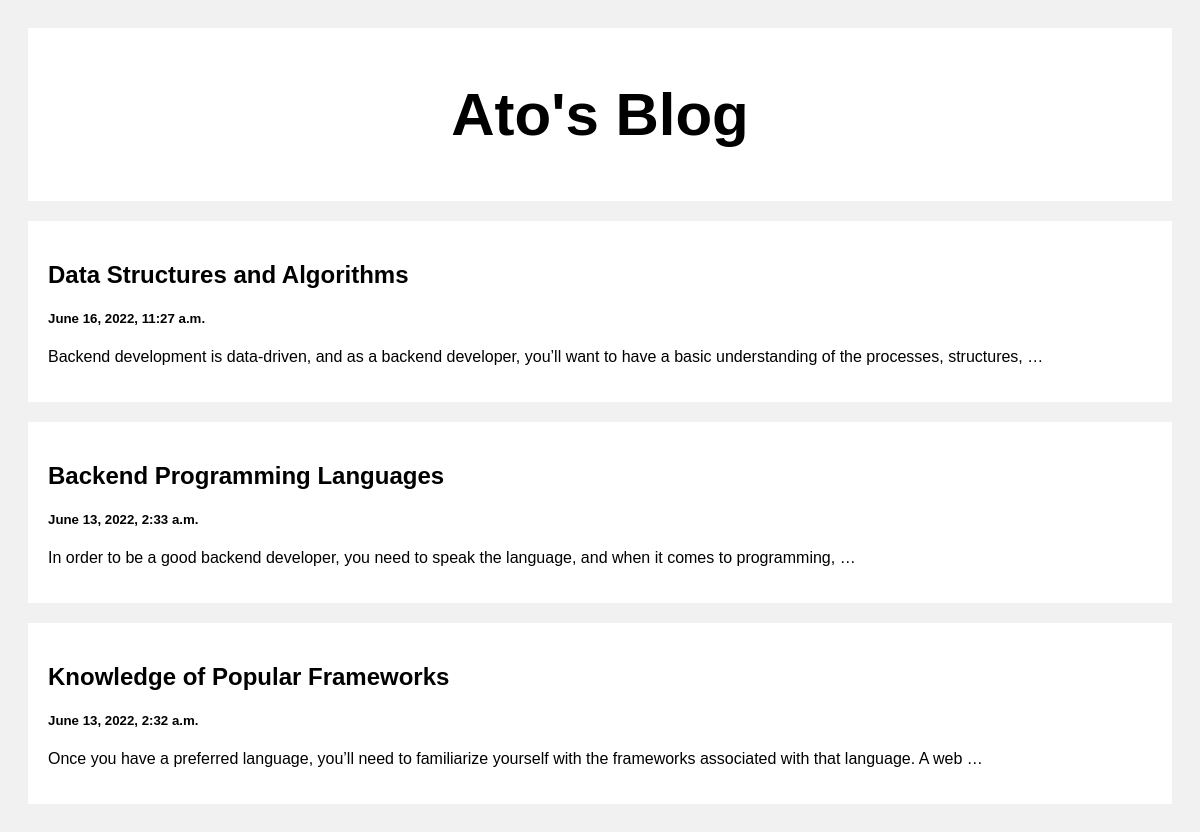
The page / on the database its author committed.
### posts/models.py (models this page shows)
class Features(models.Model):
    title= models.CharField(max_length=100)
    body = models.CharField(max_length=10000)
    created_at = models.DateTimeField(default=datetime.now,blank=True)

### posts/views.py (the view)
# urls.py: path('',views.index,name='index'),
def index(request):
    features= Features.objects.all()
    return render(request,'index.html',{'features':features})

### templates/index.html (shortened to what this page needs)
<!DOCTYPE html>
<html>
<head>
</head>
<body>
<div class="header">
  <h2>Ato's Blog</h2>
</div>
<div class="row">
  <div class="leftcolumn">
    {% for feature in features reversed %}
    <div class="card">
      <a style="text-decoration: none; color: black" href="/post/{{feature.id}}">
        <h2>{{feature.title}}</h2>
        <h5>{{feature.created_at}}</h5>
        <p>{{feature.body|truncatewords:20}}</p>
      </a>
    </div>
    {% endfor %}
  </div>
</div>
</body>
</html>

### templates/index.html (style rules this page uses)
* { box-sizing: border-box; }
body { font-family: Arial; padding: 20px; background: #f1f1f1; }
.header { padding: 2px; font-size: 40px; text-align: center; background: white; }
.leftcolumn { float: left; width: 100%; }
.card { background-color: white; padding: 20px; margin-top: 20px; }
.row:after { content: ""; display: table; clear: both; }

### rows shown on the page
Features: title "Data Structures and Algorithms", created_at "June 16, 2022, 11:27 a.m.", body "Backend development is data-driven, and as a backend developer, you’ll want to have a basic understanding of the processes, structures, …"
Features: title "Backend Programming Languages", created_at "June 13, 2022, 2:33 a.m.", body "In order to be a good backend developer, you need to speak the language, and when it comes to programming, …"
Features: title "Knowledge of Popular Frameworks", created_at "June 13, 2022, 2:32 a.m.", body "Once you have a preferred language, you’ll need to familiarize yourself with the frameworks associated with that language. A web …"
